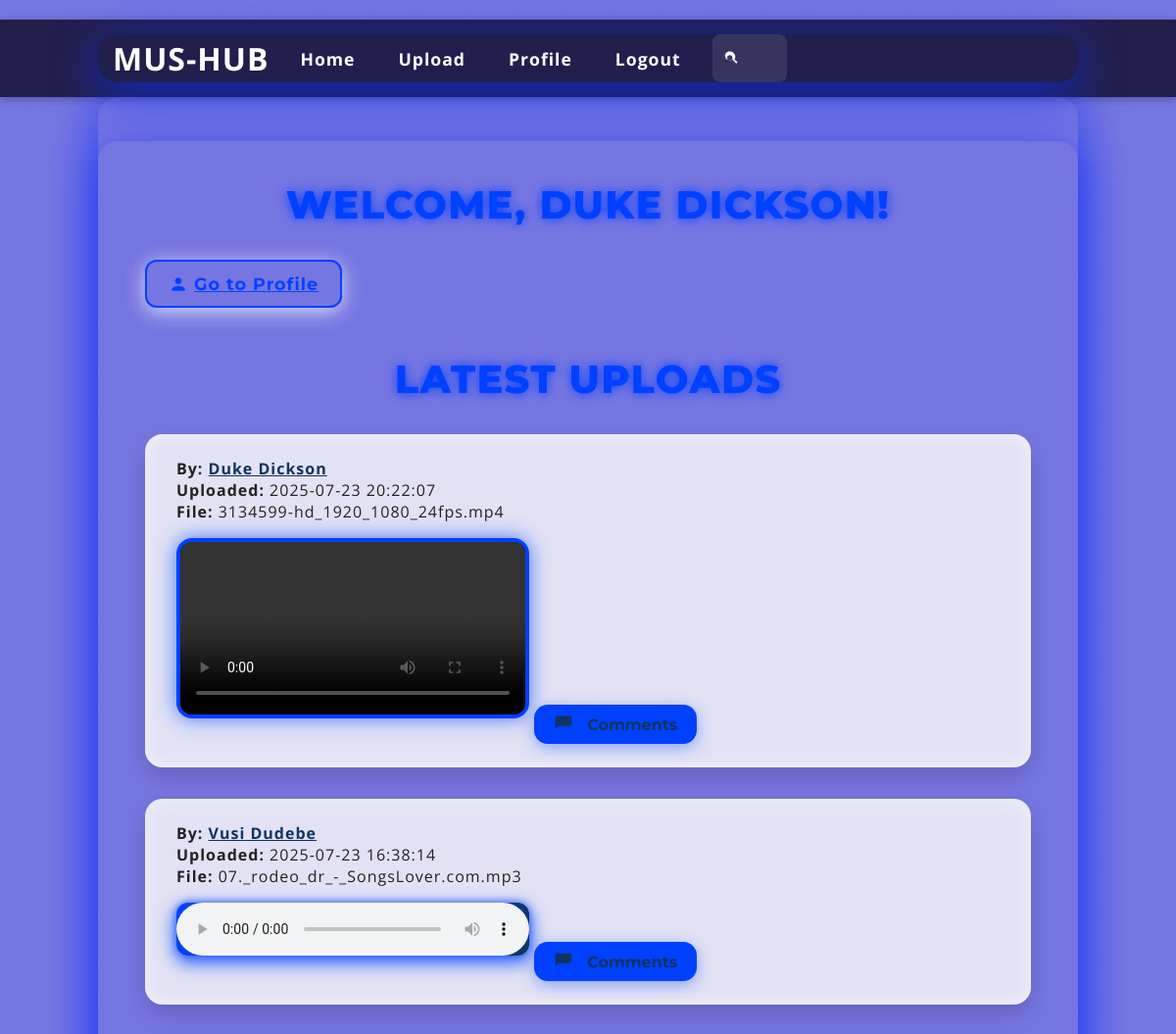
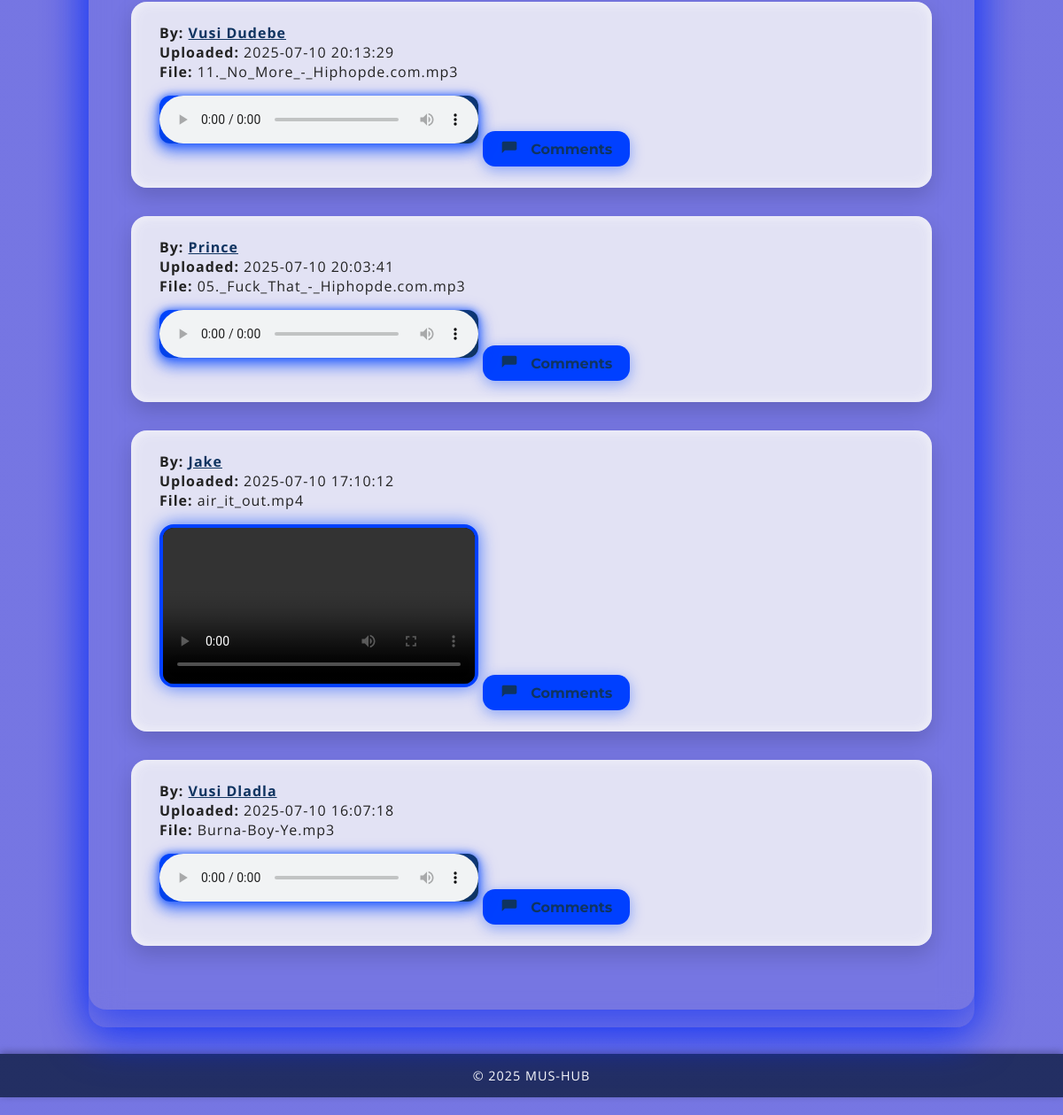
Screenshot of / (signed in) with the database file from the repository (2 pictures, top to bottom).
### app.py (models this page shows)
class User(db.Model):
    UserID = db.Column(db.Integer, primary_key=True)
    Username = db.Column(db.String(80), nullable=False)
    Email = db.Column(db.String(120), unique=True, nullable=False)
    Password = db.Column(db.String(200), nullable=False)
    Role = db.Column(db.String(20), nullable=False)
    Bio = db.Column(db.String(500))
    comments = db.relationship('Comment', backref='author', lazy=True)

class Content(db.Model):
    ContentID = db.Column(db.Integer, primary_key=True)
    UserID = db.Column(db.Integer, db.ForeignKey('user.UserID'), nullable=False)
    FilePath = db.Column(db.String(200), nullable=False)
    UploadDate = db.Column(db.DateTime, default=datetime.utcnow)
    user = db.relationship('User', backref='contents')

### app.py (the view)
@app.route('/')
def index():
    user_id = session.get('user_id')
    user = User.query.get(user_id) if user_id else None
    username = user.Username if user else 'Guest'
    contents = Content.query.order_by(Content.UploadDate.desc()).all()
    for content in contents:
        content.comments = Comment.query.filter_by(ContentID=content.ContentID).order_by(Comment.CommentDate).all()
    return render_template('index.html', username=username, contents=contents)

### app.py (called while the page is built)
@app.context_processor
def inject_now():
    return {
        'now': datetime.utcnow(),
        'current_user_id': session.get('user_id')
    }

### templates/index.html (shortened to what this page needs)
{% extends "base.html" %}
{% block extra_css %}
  <link rel="stylesheet" href="{{ url_for('static', filename='index.css') }}">
{% endblock %}
{% block content %}
<div class="container">
  {% if 'user_id' in session %}
    <h2>Welcome, {{ username }}!</h2>
    <a href="{{ url_for('profile') }}" class="profile-link" aria-label="Go to your profile">
      <svg class="icon" viewBox="0 0 24 24" aria-hidden="true" focusable="false">
        <path d="M12 12c2.21 0 4-1.79 4-4s-1.79-4-4-4-4 1.79-4 4 1.79 4 4 4zm0 2c-2.67 0-8 1.34-8 4v2h16v-2c0-2.66-5.33-4-8-4z"/>
      </svg>
      Go to Profile
    </a>
    <h2>Latest Uploads</h2>
    {% for content in contents %}
      <div class="upload" role="region" aria-labelledby="upload-title-{{ content.ContentID }}">
        <p><strong>By:</strong>
          <a href="{{ url_for('public_profile', user_id=content.user.UserID) }}">
            {{ content.user.Username }}
          </a>
        </p>
        <p><strong>Uploaded:</strong> {{ content.UploadDate.strftime('%Y-%m-%d %H:%M:%S') }}</p>
        <p><strong>File:</strong> {{ content.FilePath }}</p>
        {% set ext = content.FilePath.split('.')[-1].lower() %}
        {% if ext in ['mp3', 'wav', 'ogg'] %}
          <audio controls>
            <source src="{{ url_for('static', filename='uploads/' ~ content.FilePath) }}" type="audio/{{ ext }}">
          </audio>
        {% elif ext in ['mp4', 'webm'] %}
          <video controls width="360" aria-labelledby="upload-title-{{ content.ContentID }}">
            <source src="{{ url_for('static', filename='uploads/' ~ content.FilePath) }}" type="video/{{ ext }}">
          </video>
        {% else %}
          <p>Preview not available for this file type.</p>
        {% endif %}
        <button
          aria-expanded="false"
          aria-controls="comments-{{ content.ContentID }}"
          onclick="toggleComments('comments-{{ content.ContentID }}', this)"
          class="comments-toggle"
          >
          <svg class="icon" viewBox="0 0 24 24" aria-hidden="true" focusable="false">
            <path d="M20 2H4c-1.1 0-2 .9-2 2v14l4-4h14c1.1 0 2-.9 2-2V4c0-1.1-.9-2-2-2z"/>
          </svg>
          Comments
        </button>
      </div>
    {% endfor %}
  {% endif %}
</div>
{% endblock %}

### static/base.css (style rules this page uses)
:root { --background: #1a1a2e; --color: #ffffff; --primary-color: #0f3460; --accent-color: #0b0885; --glass-bg: rgba(255, 255, 255, 0.05); }
* { box-sizing: border-box; margin: 0; padding: 0; }
html { scroll-behavior: smooth; }
body { font-family: "Poppins", sans-serif; background: linear-gradient(135deg, var(--background), var(--primary-color)); color: var(--color); letter-spacing: 1px; min-height: 100vh; display: flex; flex-direction: column; padding: 20px 0; }

### static/index.css (style rules this page uses)
:root { --background-color: rgba(25, 25, 207, 0.596); --color: #ffffff; --primary-color: #0f3460; --accent-color: #0040ff; --glass-bg: rgba(255, 255, 255, 0); --shadow-dark: rgba(13, 48, 248, 0.7); --shadow-light: rgba(255, 255, 255, 0); --font-family-body: 'Open Sans', sans-serif; --font-family-heading: 'Montserrat', sans-serif; }
* { box-sizing: border-box; margin: 0; padding: 0; }
html { scroll-behavior: smooth; }
body { font-family: var(--font-family-body); background-image: linear-gradient(var(--background-color), var(--background-color)), url('https://images.unsplash.com/uploads/1412282232015a06e258a/4bdd2a58?fm=jpg&q=60&w=3000'); background-size: cover; background-position: center; background-repeat: no-repeat; background-blend-mode: multiply; color: var(--color); min-height: 100vh; padding: 20px 0; display: flex; align-items: center; justify-content: center; animation: fadeIn 1s ease-in-out; flex-direction: column; overflow-y: auto; }
.container { position: relative; z-index: 2; background: var(--glass-bg); border-radius: 20px; box-shadow: 0 12px 48px var(--shadow-dark), inset 0 0 40px var(--shadow-light); backdrop-filter: blur(18px); -webkit-backdrop-filter: blur(18px); padding: 2.5rem 3rem; max-width: 1000px; width: 90vw; animation: slideUp 1.2s ease-out forwards; transition: box-shadow 0.3s ease; }
h2 { font-family: var(--font-family-heading); text-align: center; margin-bottom: 2rem; font-weight: 800; font-size: 2.5rem; color: var(--accent-color); letter-spacing: 1.2px; text-transform: uppercase; text-shadow: 0 0 12px var(--accent-color); user-select: none; }
.profile-link { font-family: var(--font-family-heading); display: inline-flex; align-items: center; justify-content: center; margin-bottom: 3rem; padding: 12px 22px; font-weight: 700; font-size: 1.1rem; color: var(--accent-color); border: 2px solid var(--accent-color); border-radius: 12px; cursor: pointer; transition: background-color 0.4s ease, color 0.4s ease, box-shadow 0.4s ease; user-select: none; box-shadow: 0 4px 20px rgba(255, 255, 255, 0.726); backdrop-filter: brightness(1.1); }
.upload { background: rgba(232, 232, 245, 0.95); color: #222; padding: 1.5rem 2rem; margin: 2rem 0; border-radius: 18px; box-shadow: 0 10px 24px rgba(0, 0, 0, 0.16), inset 0 0 16px rgba(255, 255, 255, 0.6); transition: box-shadow 0.3s ease; }
.upload a { color: var(--primary-color); font-weight: 700; transition: color 0.3s ease; font-family: var(--font-family-body); }
.upload button, .comments-toggle, .submit-comment-btn { font-family: var(--font-family-heading); display: inline-flex; align-items: center; gap: 8px; margin-top: 14px; background: var(--accent-color); color: var(--primary-color); padding: 10px 20px; border: none; border-radius: 14px; font-weight: 700; font-size: 1rem; cursor: pointer; user-select: none; transition: background-color 0.3s ease, transform 0.3s ease, box-shadow 0.3s ease; box-shadow: 0 4px 16px rgba(0, 68, 255, 0.4); }
audio { width: 100%; max-width: 360px; background: linear-gradient(135deg, #0044ff, #0f3460); border-radius: 12px; box-shadow: 0 6px 18px rgba(0, 68, 255, 0.6); outline: none; cursor: pointer; margin: 1rem 0; filter: drop-shadow(0 0 4px rgba(0, 68, 255, 0.8)); }
video { max-width: 360px; width: 100%; border: 4px solid var(--accent-color); border-radius: 16px; box-shadow: 0 0 20px rgba(0, 68, 255, 0.7); margin: 1rem 0; background: black; }

### templates/index.html (style rules this page uses)
.icon { width: 20px; height: 20px; fill: currentColor; vertical-align: middle; margin-right: 6px; transition: transform 0.3s ease; display: inline-block; }

### rows the page displays
User: Username "DUKE DICKSON"
Content: user.Username "Duke Dickson", UploadDate "2025-07-23 20:22:07", FilePath "3134599-hd_1920_1080_24fps.mp4"
Content: user.Username "Vusi Dudebe", UploadDate "2025-07-23 16:38:14", FilePath "07._rodeo_dr_-_SongsLover.com.mp3"
Content: user.Username "Vusi Dudebe", UploadDate "2025-07-10 20:13:29", FilePath "11._No_More_-_Hiphopde.com.mp3"
Content: user.Username "Prince", UploadDate "2025-07-10 20:03:41", FilePath "05._Fuck_That_-_Hiphopde.com.mp3"
Content: user.Username "Jake", UploadDate "2025-07-10 17:10:12", FilePath "air_it_out.mp4"
Content: user.Username "Vusi Dladla", UploadDate "2025-07-10 16:07:18", FilePath "Burna-Boy-Ye.mp3"
